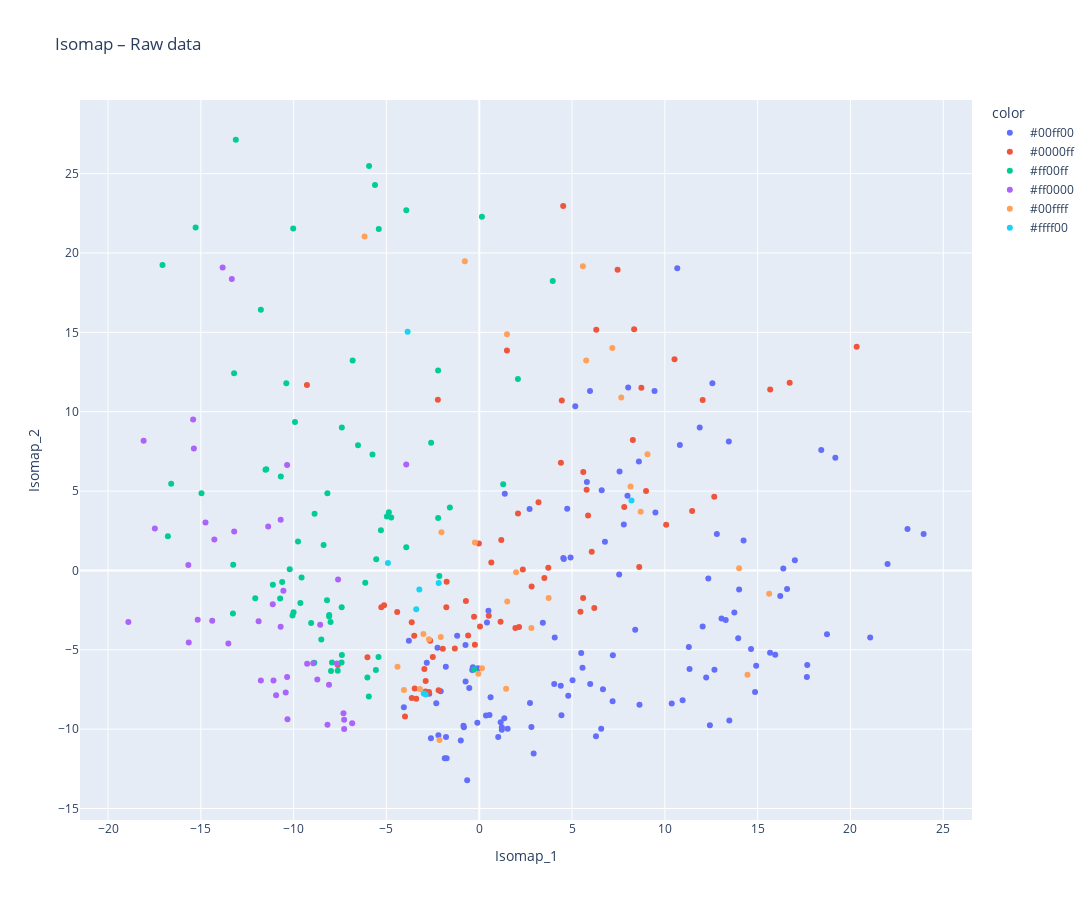
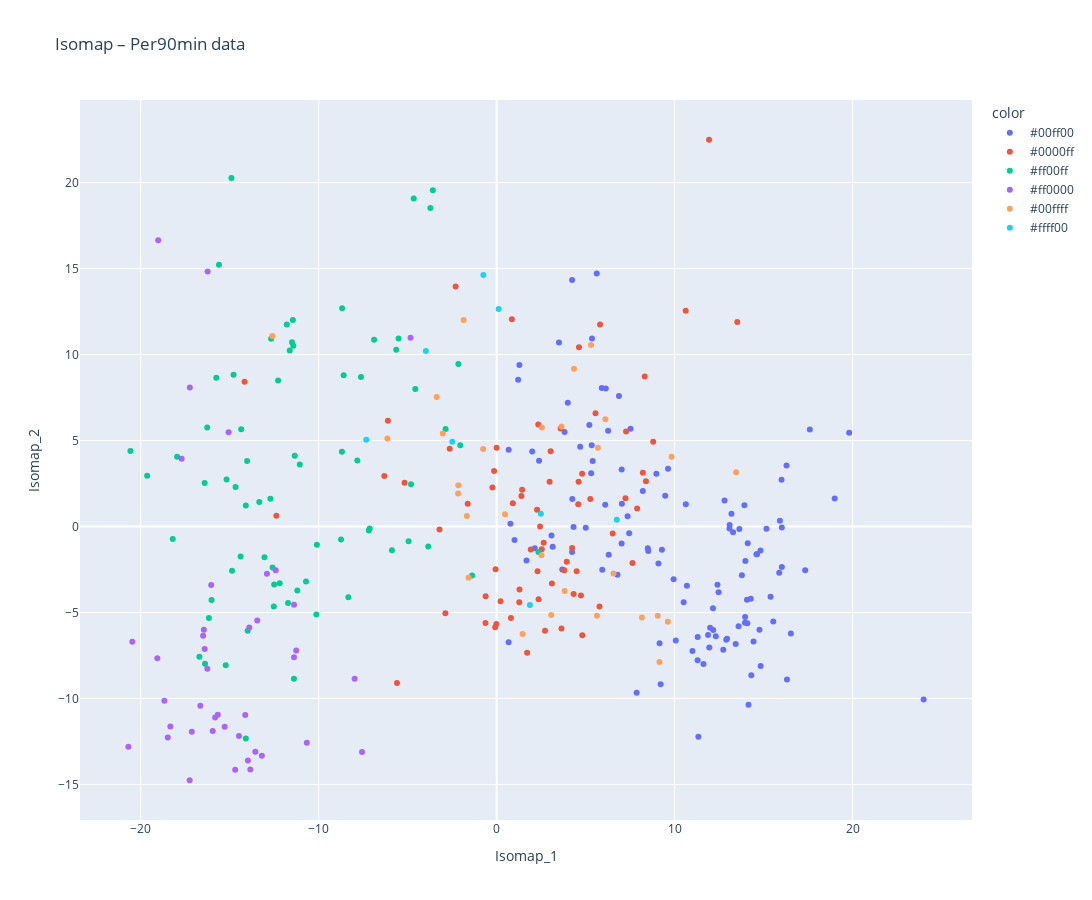

The notebook cell these images were saved under, in order:
### Markdown cell above
### Results display

### Code cell
position_colors = {
    'FW': np.array([255, 0, 0]),    # red
    'MF': np.array([0, 0, 255]),    # blue
    'DF': np.array([0, 255, 0]),  #  yellow
}

def color_from_position(positions):
    postitions = str(positions)
    position_list = positions.split(',')
    colors = np.array([position_colors[p] for p in position_list if p in position_colors])
    avg_color = np.sum(colors, axis=0)
    return '#%02x%02x%02x' % tuple(avg_color.astype(int))

def plot_isomap_interactive(X_iso, player_positions, data_num, title):
    df_plot = pd.DataFrame({
        'Isomap_1': X_iso[:, 0],
        'Isomap_2': X_iso[:, 1],
        'player_name': data_num.index,
        'color' : player_positions.apply(color_from_position)
    })
    
    fig = px.scatter(
        df_plot,
        x='Isomap_1', y='Isomap_2',
        hover_name='player_name',
        color='color',
        title=title,
        height=900, width=1100 
    )
    fig.show()

plot_isomap_interactive(X_iso_raw, player_positions_raw ,data_raw.set_index("player_name"), "Isomap – Raw data")
plot_isomap_interactive(X_iso_per90, player_positions_per90 ,data_per90.set_index("player_name"), "Isomap – Per90min data")

### Figure 1 — Plotly figure (JSON) as saved in the notebook; plotly's stock layout.template omitted (floating-point values rounded to 4 significant figures)
{"data": [{"hovertemplate": "<b>%{hovertext}</b><br><br>color=#00ff00<br>Isomap_1=%{x}<br>Isomap_2=%{y}<extra></extra>", "hovertext": ["Jordan Lefort", "Gautier Lloris", "Bafodé Diakité", "Moussa Niakhate", "Guela Doué", "Alexsandro Ribeiro", "Kenny Lala", "Florent Hanin", "Jubal", "Léo Pétrot", "Charlie Cresswell", "Facundo Medina", "Sergio Akieme", "Mark McKenzie", "Clément Akpa", "Michael Amir Murillo", "Brendan Chardonnet", "Thilo Kehrer", "Clinton Mata", "Mamadou Sarr", "Etienne Youte Kinkoue", "Mickael Nade", "Gideon Mensah", "Leonardo Balerdi", "Moïse Bombito", "Cédric Kipré", "Kelvin Amian", "Gabriel Suazo", "Modibo Sagnan", "Willian Pacho", "Dennis Appiah", "Ki-Jana Hoever", "Jonathan Gradit", "Djibril Sidibé", "Wilfried Singo", "Achraf Hakimi", "Vanderson", "Carlens Arcus", "Nicolas Pallois", "Dylan Batubinsika", "Lucas Beraldo", "Ainsley Maitland-Niles", "Aurélio Buta", "Dante", "Sinaly Diomande", "Youssouf Ndayishimiye", "Caio Henrique Oliveira Silva", "Thomas Meunier", "Nicolás Tagliafico", "Enzo Tchato", "Becir Omeragic", "Gabriel Gudmundsson", "Aïssa Mandi", "Marquinhos", "Abdoulaye Niakhate Ndiaye", "Joseph Okumu", "Hans Hateboer", "Massadio Haïdara", "Nuno Mendes", "Gabriel Osho", "Quentin Merlin", "Duje Ćaleta-Car", "Nathan Zeze", "Abdoulaye Bamba", "Christian Mawissa", "Christopher Wooh", "Derek Cornelius", "Przemysław Frankowski", "Malang Sarr", "Julien Le Cardinal", "Emmanuel Biumla", "Emmanuel Agbadou", "Arouna Sangante", "Lilian Brassier", "Falaye Sacko", "Leo Skiri Østigård", "Issiaga Sylla", "Timothee Pembele", "Abner", "Kevin Danso", "Yunis Abdelhamid", "Mohammed Salisu", "Saidou Sow", "Théo Sainte-Luce", "Paul Joly", "Abdukodir Khusanov", "Anthony Rouault", "Sael Kumbedi", "Marcus Coco", "Abakar Sylla", "Yael Mouanga", "Ulisses Garcia", "Jérémy Jacquet", "Ismaily", "Hiroki Sekine", "Lucas Hernández", "Mohamed Abdelmoneim", "Antoine Mendy", "Alidu Seidu", "Yoann Salmier", "Yvann Macon", "Jordan Amavi", "Maxime Bernauer", "Boubakar Kouyaté", "Lucas Mincarelli", "Mikayil Ngor Faye", "Abdulai Juma Bah", "Pol Lirola", "Luck Zogbé", "Rasmus Nicolaisen", "Nikola Maksimović", "Pierre Cornud", "Jordan Teze", "Andrew Omobamidele", "Jean-Kevin Duverne"], "legendgroup": "#00ff00", "marker": {"color": "#636efa", "symbol": "circle"}, "mode": "markers", "name": "#00ff00", "orientation": "v", "showlegend": true, "type": "scatter", "x": [21.06, 18.73, 22.0, 16.38, 19.19, 23.94, 12.56, 11.88, 14.92, 12.8, 17.65, 18.43, 6.597, 13.05, 13.74, 13.45, 14.86, 16.22, 14.24, 17.67, 13.47, 14.64, 10.81, 23.07, 15.95, 13.95, 4.557, 5.967, 11.33, 15.67, 7.986, 5.797, 12.34, 9.491, 14.0, 10.67, 9.444, 6.772, 12.23, 12.43, 17.0, 7.56, 4.529, 13.28, 11.29, 12.04, 5.174, 8.6, 7.789, 4.92, 7.184, 4.739, 8.403, 16.59, 10.37, 12.67, 7.538, 4.066, 8.023, 4.429, 1.376, 8.633, 6.664, 1.528, 5.493, 6.57, 10.96, 2.712, 5.977, 6.288, 1.349, 7.198, 4.391, 5.563, 0.5529, 4.795, -0.7414, -1.19, 0.4948, 5.027, 1.022, 4.04, 1.216, -2.827, 3.426, 1.154, 2.809, -2.249, -0.5389, 2.931, 0.3629, -3.791, 0.6102, 0.4164, -0.7361, 2.734, 1.215, -0.06143, -0.3451, -0.8274, -1.801, -0.3773, -0.993, -1.758, -2.077, -0.1025, -0.8513, -2.604, -2.694, -1.859, -2.199, -1.791, -4.063, -0.6516, -2.316], "xaxis": "x", "y": [-4.222, -4.029, 0.4042, 0.1139, 7.098, 2.301, 11.8, 9.007, -5.999, 2.291, -6.722, 7.595, 5.058, -3.032, -2.648, 8.122, -7.663, -1.617, 1.891, -5.958, -9.45, -4.951, 7.908, 2.605, -5.311, -4.272, 0.7151, 11.3, -6.214, -5.188, 4.712, 5.571, -0.5057, 3.644, -1.196, 19.04, 11.3, 1.814, -6.744, -9.757, 0.6452, 6.233, 0.7865, -3.123, -4.829, -3.534, 10.35, 6.87, 2.886, 0.8076, -8.25, 3.884, -3.744, -1.174, -8.38, -6.255, -0.2591, -4.232, 11.52, -9.119, 4.837, -8.455, -7.49, -9.975, -5.196, -9.971, -8.182, 3.877, -7.159, -10.45, -9.315, -5.344, -7.262, -6.139, -9.102, -7.889, -4.694, -4.117, -2.537, -6.918, -10.49, -7.156, -9.874, -5.819, -3.302, -9.569, -9.871, -4.873, -7.404, -11.54, -9.142, -4.437, -7.995, -3.288, -7.002, -8.352, -10.04, -6.161, -6.095, -9.875, -6.071, -6.276, -10.71, -11.83, -7.61, -9.589, -9.788, -10.58, -7.771, -11.83, -10.38, -10.49, -8.618, -13.22, -8.369], "yaxis": "y"}, {"hovertemplate": "<b>%{hovertext}</b><br><br>color=#0000ff<br>Isomap_1=%{x}<br>Isomap_2=%{y}<extra></extra>", "hovertext": ["Andrey Santos", "Valentin Atangana Edoa", "Cristian Cásseres Jr.", "Benjamin André", "Pierre Højbjerg", "Adrien Thomasson", "Pierre Ekwah Elimby", "Adrien Rabiot", "Hicham Boudaoui", "Vincent Sierro", "Téji Savanier", "Pedro Chirivella", "Elisha Owusu", "Corentin Tolisso", "Abdoulaye Touré", "Hugo Magnetti", "Douglas", "Andy Diouf", "Denis Zakaria", "Hamed Junior Traorè", "Azor Matusiwa", "Lamine Camara", "Johann Lepenant", "Vitinha", "Nemanja Matić", "Jean-Eudes Aholou", "Fabián Ruiz Peña", "Joris Chotard", "Haris Belkebla", "Jordan Ferri", "Benjamin Bouchouari", "Marshall Munetsi", "Rabby Nzingoula", "Neil El Aynaoui", "Jordan Veretout", "Pierre Lees-Melou", "Yassin Belkhdim", "Kévin Danois", "Amadou Koné", "André Gomes", "Florian Tardieu", "Tanner Tessmann", "Ngal'Ayel Mukau", "Jordan James", "Ayyoub Bouaddi", "Tanguy Ndombele", "Djaoui Cissé", "Rassoul Ndiaye", "Han-Noah Massengo", "Louis Mouton", "Aimen Moueffek", "Soungoutou Magassa", "Oussama Targhalline", "Junior Mwanga", "Baptiste Santamaria", "Mathis Amougou", "Seko Fofana", "Senny Mayulu", "Teddy Teuma", "Angel Gomes", "Assane Dioussé", "Glen Kamara", "Ismaël Bennacer", "Nampalys Mendy", "Mahamadou Diawara", "Maxence Caqueret", "Daler Kuzyaev", "John Joe", "Amine Harit"], "legendgroup": "#0000ff", "marker": {"color": "#EF553B", "symbol": "circle"}, "mode": "markers", "name": "#0000ff", "orientation": "v", "showlegend": true, "type": "scatter", "x": [12.04, 5.784, 10.52, 15.67, 20.34, 7.455, 12.66, 1.492, 4.447, 8.275, 4.522, 11.47, 6.198, 8.344, 4.399, 6.06, 8.987, -2.23, 5.605, -9.285, 7.811, 6.305, 1.188, 16.72, 10.07, 2.348, 8.734, 5.596, 5.453, 8.62, 3.192, -5.127, 0.6493, 2.087, 3.508, 5.862, 0.03949, -0.02015, 2.143, 2.82, 3.719, 1.948, -0.2798, -1.757, -0.2349, -4.42, 0.5118, -2.643, -2.708, -0.7187, -3.505, 1.148, -1.964, -2.503, -1.317, -2.887, -3.638, -5.277, -1.773, -6.024, -2.189, -3.477, -0.5987, -4.001, -2.893, -2.958, -3.637, -3.396, -7.622], "xaxis": "x", "y": [10.74, 5.09, 13.3, 11.4, 14.09, 18.94, 4.635, 13.86, 10.71, 8.222, 22.96, 3.742, -2.373, 15.2, 6.784, 1.173, 5.012, 10.75, 6.197, 11.68, 3.999, 15.17, 1.911, 11.83, 2.871, 0.05153, 11.5, -1.736, -2.598, 0.222, 4.292, -2.201, 0.5052, 3.584, -0.4723, 3.456, -3.531, 1.694, -3.568, -1.019, 0.1721, -3.624, -2.916, -0.7111, -4.683, -2.627, -2.857, -4.429, -7.657, -1.923, -4.111, -3.229, -4.94, -5.462, -4.926, -6.963, -3.262, -2.326, -2.316, -5.47, -7.55, -7.445, -4.1, -9.207, -7.63, -6.207, -8.044, -8.088, -5.962], "yaxis": "y"}, {"hovertemplate": "<b>%{hovertext}</b><br><br>color=#ff00ff<br>Isomap_1=%{x}<br>Isomap_2=%{y}<extra></extra>", "hovertext": ["Himad Abdelli", "Mason Greenwood", "Zuriko Davitashvili", "Gaëtan Perrin", "Junya Ito", "Mahdi Camara", "Keito Nakamura", "Moses Simon", "Arnaud Kalimuendo", "Evann Guessand", "Maghnes Akliouche", "Habib Diarra", "Yann Gboho", "Lassine Sinayoko", "Ludovic Blas", "Takumi Minamino", "Sebastian Nanasi", "Yassine Kechta", "Rayan Cherki", "Josué Casimir", "Issa Soumaré", "Zakaria Aboukhlal", "Breel Embolo", "Florian Sotoca", "Félix Lemaréchal", "Hákon Arnar Haraldsson", "Eliesse Ben Seghir", "Désiré Doué", "Joshua King", "Lee Kang-in", "Mohamed Ali Cho", "Mathias Pereira Lage", "Frank Magri", "Tanguy Coulibaly", "Anass Zaroury", "Kamory Doumbia", "Sorba Thomas", "Osame Sahraoui", "Abdallah Sima", "Shavy Babicka", "Aleksandr Golovin", "Wahbi Khazri", "Musa Al-Taamari", "Badredine Bouanani", "Matias Fernandez-Pardo", "Sofiane Diop", "Jeremie Boga", "Ernest Nuamah", "Amine Gouiri", "Angelo Fulgini", "Khalil Fayad", "Rémy Cabella", "Edon Zhegrova", "Ado Onaiwu", "Thiago Almada", "Antoine Joujou", "Romain Faivre", "Mamadou Diakhon", "Zinedine Ferhat", "Albert Grønbaek", "Jonathan Rowe", "Sekou Mara", "Saïd Benrahma", "Augustine Boakye", "Mathieu Cafaro", "Emmanuel Sabbi", "Rémy Labeau Lascary", "Yaya Kader Fofana", "Marco Asensio", "Ben Old", "Tino Kadewere"], "legendgroup": "#ff00ff", "marker": {"color": "#00cc96", "symbol": "circle"}, "mode": "markers", "name": "#ff00ff", "orientation": "v", "showlegend": true, "type": "scatter", "x": [3.959, -13.12, -17.07, -3.929, 0.1422, 2.083, -9.927, -15.28, -16.6, -11.77, -5.618, -2.592, -10.4, -13.21, -5.413, -7.403, -6.533, 1.29, -5.936, -10.69, -11.47, -16.78, -14.97, -1.583, -4.743, -5.753, -6.823, -10.02, -13.26, -2.217, -11.52, -8.873, -13.27, -9.057, -4.87, -2.153, -5.551, -8.181, -10.73, -9.637, -2.215, -7.412, -10.62, -9.766, -10.0, -8.386, -10.21, -6.142, -12.07, -5.297, -0.2728, -4.978, -9.573, -8.509, -3.934, -8.084, -8.202, -10.06, -7.419, -8.011, -11.12, -7.933, -8.087, -7.402, -5.568, -7.625, -7.986, -5.428, -8.889, -6.028, -5.951], "xaxis": "x", "y": [18.23, 27.13, 19.24, 22.7, 22.29, 12.06, 9.353, 21.61, 5.455, 16.42, 24.28, 8.039, 11.8, 12.42, 21.52, 8.998, 7.892, 5.424, 25.48, 5.922, 6.375, 2.155, 4.857, 3.96, 3.329, 7.296, 13.22, 21.54, 0.352, 12.6, 6.345, 3.564, -2.709, -3.319, 3.665, -0.3525, 0.6985, 4.863, -1.768, -2.057, 3.303, -2.326, -0.7253, 1.827, -2.636, 1.599, 0.06937, -0.7838, -1.756, 2.526, -6.235, 3.39, -0.4385, -4.352, 1.457, -2.813, -1.876, -2.843, -5.806, -3.249, -0.9056, -5.809, -2.895, -5.326, -6.281, -6.322, -6.338, -5.452, -5.821, -6.749, -7.937], "yaxis": "y"}, {"hovertemplate": "<b>%{hovertext}</b><br><br>color=#ff0000<br>Isomap_1=%{x}<br>Isomap_2=%{y}<extra></extra>", "hovertext": ["Matthis Abline", "Jonathan David", "Ludovic Ajorque", "Emanuel Emegha", "Bradley Barcola", "Alexandre Lacazette", "Farid El Melali", "Lucas Stassin", "Gaëtan Laborde", "Jim Allevinah", "Ousmane Dembélé", "Esteban Lepaul", "Oumar Diakité", "Malick Fofana", "M'Bala Nzola", "André Ayew", "Georges Mikautadze", "Romain Del Castillo", "Mostafa Mohamed", "Mika Biereth", "Arnaud Nordin", "Mama Samba Baldé", "Akor Adams", "Gonçalo Ramos", "Irvin Cardona", "Neal Maupay", "Ibrahima Niane", "Theo Bair", "Khvicha Kvaratskhelia", "Wesley Saïd", "Goduine Koyalipou", "Koka", "Ibrahim Sissoko", "George Ilenikhena", "Chuba Akpom", "Folarin Balogun", "Andy Delort", "Florian Ayé", "Elye Wahi", "Mohamed Meité", "Bamba Dieng"], "legendgroup": "#ff0000", "marker": {"color": "#ab63fa", "symbol": "circle"}, "mode": "markers", "name": "#ff0000", "orientation": "v", "showlegend": true, "type": "scatter", "x": [-18.08, -15.42, -15.67, -18.91, -13.33, -14.75, -15.38, -13.2, -14.27, -11.37, -13.83, -11.89, -10.55, -10.35, -14.39, -8.943, -17.48, -3.934, -10.7, -15.17, -7.607, -11.13, -11.77, -15.65, -8.571, -8.095, -13.52, -8.726, -10.7, -7.666, -10.35, -7.316, -9.273, -10.94, -10.43, -11.09, -7.278, -7.279, -10.33, -6.847, -8.178], "xaxis": "x", "y": [8.17, 9.512, 0.3471, -3.25, 18.36, 3.015, 7.679, 2.449, 1.95, 2.774, 19.09, -3.205, -1.287, 6.639, -3.172, -5.847, 2.645, 6.678, -3.55, -3.108, -0.5734, -2.128, -6.939, -4.547, -3.421, -7.199, -4.609, -6.875, 3.199, -5.857, -6.712, -8.997, -5.882, -7.86, -7.696, -6.934, -9.988, -9.412, -9.37, -9.631, -9.721], "yaxis": "y"}, {"hovertemplate": "<b>%{hovertext}</b><br><br>color=#00ffff<br>Isomap_1=%{x}<br>Isomap_2=%{y}<extra></extra>", "hovertext": ["Adrien Truffert", "Aron Dønnum", "Ismaël Doukouré", "Jean-Charles Castelletto", "Diego Moreira", "Dilane Bakwa", "Lorenz Assignon", "Jonathan Clauss", "Nicolas Cozza", "Warren Zaïre-Emery", "Geoffrey Kondogbia", "Melvin Bard", "João Neves", "Deiver Machado", "Pablo Rosario", "Valentin Rongier", "Ali Abdi", "Nhoa Sangui", "Valentín Barco", "Mory Gbane", "Ruben Aguilar", "Jaydee Canvot", "Edimilson Fernandes", "Warren Kamanzi", "Louis Leroux", "Tom Louchet", "Rayan Raveloson", "Jhoanner Chávez", "Fodé Ballo-Touré"], "legendgroup": "#00ffff", "marker": {"color": "#FFA15A", "symbol": "circle"}, "mode": "markers", "name": "#00ffff", "orientation": "v", "showlegend": true, "type": "scatter", "x": [7.17, 5.584, 15.62, 14.45, -0.7771, -6.179, 5.761, 1.494, 3.739, 9.064, 14.0, 8.151, 7.652, -0.2346, 2.808, 8.699, -2.037, -2.073, 1.508, 1.448, 1.983, -0.04721, 0.1472, -3.008, -4.404, -2.71, -3.197, -4.057, -2.144], "xaxis": "x", "y": [14.02, 19.16, -1.464, -6.573, 19.48, 21.04, 13.23, 14.88, -1.737, 7.326, 0.1371, 5.289, 10.9, 1.754, -3.635, 3.705, 2.406, -4.189, -1.957, -7.455, -0.1076, -6.509, -6.161, -3.998, -6.068, -4.34, -7.472, -7.539, -10.69], "yaxis": "y"}, {"hovertemplate": "<b>%{hovertext}</b><br><br>color=#ffff00<br>Isomap_1=%{x}<br>Isomap_2=%{y}<extra></extra>", "hovertext": ["Luis Henrique", "Loïc Nego", "Lilian Raolisoa", "Christopher Operi", "Mitchel Bakker", "Yanis Zouaoui", "Jacques Ekomie", "Krépin Diatta"], "legendgroup": "#ffff00", "marker": {"color": "#19d3f3", "symbol": "circle"}, "mode": "markers", "name": "#ffff00", "orientation": "v", "showlegend": true, "type": "scatter", "x": [-3.859, 8.202, -3.395, -2.185, -4.92, -3.228, -2.891, -2.99], "xaxis": "x", "y": [15.03, 4.399, -2.446, -0.7864, 0.4621, -1.194, -7.814, -7.759], "yaxis": "y"}], "layout": {"height": 900, "legend": {"title": {"text": "color"}, "tracegroupgap": 0}, "title": {"text": "Isomap – Raw data"}, "width": 1100, "xaxis": {"anchor": "y", "domain": [0, 1], "title": {"text": "Isomap_1"}}, "yaxis": {"anchor": "x", "domain": [0, 1], "title": {"text": "Isomap_2"}}}}

### Figure 2 — Plotly figure (JSON) as saved in the notebook; plotly's stock layout.template omitted (floating-point values rounded to 4 significant figures)
{"data": [{"hovertemplate": "<b>%{hovertext}</b><br><br>color=#00ff00<br>Isomap_1=%{x}<br>Isomap_2=%{y}<extra></extra>", "hovertext": ["Jordan Lefort", "Gautier Lloris", "Bafodé Diakité", "Moussa Niakhate", "Guela Doué", "Alexsandro Ribeiro", "Kenny Lala", "Florent Hanin", "Jubal", "Léo Pétrot", "Charlie Cresswell", "Facundo Medina", "Sergio Akieme", "Mark McKenzie", "Clément Akpa", "Michael Amir Murillo", "Brendan Chardonnet", "Thilo Kehrer", "Clinton Mata", "Mamadou Sarr", "Etienne Youte Kinkoue", "Mickael Nade", "Gideon Mensah", "Leonardo Balerdi", "Moïse Bombito", "Cédric Kipré", "Kelvin Amian", "Gabriel Suazo", "Modibo Sagnan", "Willian Pacho", "Dennis Appiah", "Ki-Jana Hoever", "Jonathan Gradit", "Djibril Sidibé", "Wilfried Singo", "Achraf Hakimi", "Vanderson", "Carlens Arcus", "Nicolas Pallois", "Dylan Batubinsika", "Lucas Beraldo", "Ainsley Maitland-Niles", "Aurélio Buta", "Dante", "Sinaly Diomande", "Youssouf Ndayishimiye", "Caio Henrique Oliveira Silva", "Thomas Meunier", "Nicolás Tagliafico", "Enzo Tchato", "Becir Omeragic", "Gabriel Gudmundsson", "Aïssa Mandi", "Marquinhos", "Abdoulaye Niakhate Ndiaye", "Joseph Okumu", "Hans Hateboer", "Massadio Haïdara", "Nuno Mendes", "Gabriel Osho", "Quentin Merlin", "Duje Ćaleta-Car", "Nathan Zeze", "Abdoulaye Bamba", "Christian Mawissa", "Christopher Wooh", "Derek Cornelius", "Przemysław Frankowski", "Malang Sarr", "Julien Le Cardinal", "Emmanuel Biumla", "Emmanuel Agbadou", "Arouna Sangante", "Lilian Brassier", "Falaye Sacko", "Leo Skiri Østigård", "Issiaga Sylla", "Timothee Pembele", "Abner", "Kevin Danso", "Yunis Abdelhamid", "Mohammed Salisu", "Saidou Sow", "Théo Sainte-Luce", "Paul Joly", "Abdukodir Khusanov", "Anthony Rouault", "Sael Kumbedi", "Marcus Coco", "Abakar Sylla", "Yael Mouanga", "Ulisses Garcia", "Jérémy Jacquet", "Ismaily", "Hiroki Sekine", "Lucas Hernández", "Mohamed Abdelmoneim", "Antoine Mendy", "Alidu Seidu", "Yoann Salmier", "Yvann Macon", "Jordan Amavi", "Maxime Bernauer", "Boubakar Kouyaté", "Lucas Mincarelli", "Mikayil Ngor Faye", "Abdulai Juma Bah", "Pol Lirola", "Luck Zogbé", "Rasmus Nicolaisen", "Nikola Maksimović", "Pierre Cornud", "Jordan Teze", "Andrew Omobamidele", "Jean-Kevin Duverne"], "legendgroup": "#00ff00", "marker": {"color": "#636efa", "symbol": "circle"}, "mode": "markers", "name": "#00ff00", "orientation": "v", "showlegend": true, "type": "scatter", "x": [14.06, 12.15, 14.6, 13.08, 9.469, 15.92, 5.905, 5.395, 11.62, 6.296, 13.95, 9.629, 0.7738, 9.153, 10.51, 7.523, 13.59, 13.64, 10.63, 13.96, 14.31, 14.08, 3.816, 17.6, 14.28, 13.78, 3.686, 1.277, 11.3, 15.87, 5.311, 2.384, 9.09, 7.023, 13.19, 4.24, 3.996, 4.32, 12.32, 13.43, 16.01, 5.205, 3.08, 13.09, 10.06, 13.28, 3.501, 6.871, 6.1, 4.25, 11.88, 1.997, 12.8, 19.81, 14.43, 16.02, 8.973, 3.147, 5.624, 9.214, 1.207, 14.77, 12.17, 7.867, 9.942, 12.94, 18.99, 5.357, 14.82, 15.54, 11.29, 15.16, 13.98, 13.92, 8.518, 12.47, 5.005, 1.676, 4.693, 14.63, 14.15, 14.11, 14.83, 0.6724, 6.132, 12.9, 15.39, 1.002, 7.02, 16.31, 11.0, 0.6759, 10.69, 6.264, 7.359, 16.29, 12.4, 8.49, 7.036, 11.95, 2.143, 8.212, 17.33, 11.33, 6.789, 16.02, 12.73, 7.446, 4.238, 16.53, 11.99, 9.285, 5.341, 23.99, 5.934], "xaxis": "x", "y": [-4.263, -4.753, -1.611, -0.1106, 1.787, 0.3373, 8.051, 3.817, -8.0, -1.637, -5.602, 3.357, 0.1572, -6.796, -4.398, 5.68, -5.799, -0.1419, 1.295, -5.264, -8.656, -5.623, 5.497, 5.65, -4.205, -2.836, -2.505, 9.389, -6.429, -2.695, 3.103, 3.828, -2.153, 3.315, 0.7493, 14.33, 7.201, -0.03459, -6.38, -6.835, 2.717, 5.91, -0.5175, 0.08807, -6.632, -0.3351, 10.71, 7.597, 1.27, 1.596, -6.312, 4.359, 1.51, 5.458, -6.686, -2.352, 3.066, -1.182, 14.71, -9.176, 8.539, -6.01, -6.011, -9.667, -3.066, -6.534, 1.635, 10.93, -1.399, -5.528, -7.772, -0.1227, -2.01, 1.231, -1.425, -3.822, -0.07128, -1.97, 4.64, -1.613, -10.37, -0.968, -8.113, -6.73, 8.027, -6.586, -4.088, -0.7828, -0.9811, -8.902, -7.241, 4.469, -3.441, 5.568, 0.6027, 3.544, -3.387, -1.258, 1.327, -7.029, -1.266, 2.06, -2.546, -12.22, -2.808, -0.05335, -7.17, -0.3918, -1.481, -6.221, -5.883, -1.345, 4.726, -10.06, -2.516], "yaxis": "y"}, {"hovertemplate": "<b>%{hovertext}</b><br><br>color=#0000ff<br>Isomap_1=%{x}<br>Isomap_2=%{y}<extra></extra>", "hovertext": ["Andrey Santos", "Valentin Atangana Edoa", "Cristian Cásseres Jr.", "Benjamin André", "Pierre Højbjerg", "Adrien Thomasson", "Pierre Ekwah Elimby", "Adrien Rabiot", "Hicham Boudaoui", "Vincent Sierro", "Téji Savanier", "Pedro Chirivella", "Elisha Owusu", "Corentin Tolisso", "Abdoulaye Touré", "Hugo Magnetti", "Douglas", "Andy Diouf", "Denis Zakaria", "Hamed Junior Traorè", "Azor Matusiwa", "Lamine Camara", "Johann Lepenant", "Vitinha", "Nemanja Matić", "Jean-Eudes Aholou", "Fabián Ruiz Peña", "Joris Chotard", "Haris Belkebla", "Jordan Ferri", "Benjamin Bouchouari", "Marshall Munetsi", "Rabby Nzingoula", "Neil El Aynaoui", "Jordan Veretout", "Pierre Lees-Melou", "Yassin Belkhdim", "Kévin Danois", "Amadou Koné", "André Gomes", "Florian Tardieu", "Tanner Tessmann", "Ngal'Ayel Mukau", "Jordan James", "Ayyoub Bouaddi", "Tanguy Ndombele", "Djaoui Cissé", "Rassoul Ndiaye", "Han-Noah Massengo", "Louis Mouton", "Aimen Moueffek", "Soungoutou Magassa", "Oussama Targhalline", "Junior Mwanga", "Baptiste Santamaria", "Mathis Amougou", "Seko Fofana", "Senny Mayulu", "Teddy Teuma", "Angel Gomes", "Assane Dioussé", "Glen Kamara", "Ismaël Bennacer", "Nampalys Mendy", "Mahamadou Diawara", "Maxence Caqueret", "Daler Kuzyaev", "John Joe", "Amine Harit"], "legendgroup": "#0000ff", "marker": {"color": "#EF553B", "symbol": "circle"}, "mode": "markers", "name": "#0000ff", "orientation": "v", "showlegend": true, "type": "scatter", "x": [2.535, -0.6284, 1.392, 7.236, 13.52, -0.001001, 6.52, -2.638, -1.625, 2.975, -2.306, 8.387, 2.716, 3.594, -0.08167, 3.105, 3.799, -6.312, 2.437, -12.38, 4.24, 0.8549, -0.6197, 10.62, 8.793, 0.8023, 4.623, 4.738, 5.777, 8.215, 1.43, -5.6, -0.0622, 3.032, 5.262, 5.554, 1.711, -0.2361, 3.94, 7.271, 8.32, 7.891, 1.916, -0.1455, 2.355, -3.212, 4.801, 0.2195, 3.64, 0.9072, -2.881, 4.605, 2.298, 2.642, 4.492, -0.01472, 2.338, -6.11, 5.811, -5.173, 7.632, 4.583, 11.93, 4.324, 1.271, 2.271, 4.811, 1.283, -14.16], "xaxis": "x", "y": [-1.324, -5.612, 1.775, 1.639, 11.89, 4.581, -0.4116, 4.525, 1.328, 2.603, 13.96, 2.639, -6.057, 5.7, -5.861, -3.319, -2.539, 2.935, 0.0001708, 0.6235, -1.252, 12.06, -4.051, 12.55, 4.925, -5.322, 10.42, -4.017, -4.655, 3.129, 2.132, -9.104, -2.486, 4.381, 1.6, 6.589, -7.341, 2.266, -2.045, 5.533, 8.72, 1.043, -1.335, 3.228, -4.23, -0.1663, 3.068, -4.347, -5.925, 1.351, -5.05, 2.608, -2.607, -0.9376, -2.6, -5.676, 5.935, 6.156, 11.75, 2.542, -2.115, 1.299, 22.5, -3.93, -4.411, 0.9714, -6.331, -3.66, 8.422], "yaxis": "y"}, {"hovertemplate": "<b>%{hovertext}</b><br><br>color=#ff00ff<br>Isomap_1=%{x}<br>Isomap_2=%{y}<extra></extra>", "hovertext": ["Himad Abdelli", "Mason Greenwood", "Zuriko Davitashvili", "Gaëtan Perrin", "Junya Ito", "Mahdi Camara", "Keito Nakamura", "Moses Simon", "Arnaud Kalimuendo", "Evann Guessand", "Maghnes Akliouche", "Habib Diarra", "Yann Gboho", "Lassine Sinayoko", "Ludovic Blas", "Takumi Minamino", "Sebastian Nanasi", "Yassine Kechta", "Rayan Cherki", "Josué Casimir", "Issa Soumaré", "Zakaria Aboukhlal", "Breel Embolo", "Florian Sotoca", "Félix Lemaréchal", "Hákon Arnar Haraldsson", "Eliesse Ben Seghir", "Désiré Doué", "Joshua King", "Lee Kang-in", "Mohamed Ali Cho", "Mathias Pereira Lage", "Frank Magri", "Tanguy Coulibaly", "Anass Zaroury", "Kamory Doumbia", "Sorba Thomas", "Osame Sahraoui", "Abdallah Sima", "Shavy Babicka", "Aleksandr Golovin", "Wahbi Khazri", "Musa Al-Taamari", "Badredine Bouanani", "Matias Fernandez-Pardo", "Sofiane Diop", "Jeremie Boga", "Ernest Nuamah", "Amine Gouiri", "Angelo Fulgini", "Khalil Fayad", "Rémy Cabella", "Edon Zhegrova", "Ado Onaiwu", "Thiago Almada", "Antoine Joujou", "Romain Faivre", "Mamadou Diakhon", "Zinedine Ferhat", "Albert Grønbaek", "Jonathan Rowe", "Sekou Mara", "Saïd Benrahma", "Augustine Boakye", "Mathieu Cafaro", "Emmanuel Sabbi", "Rémy Labeau Lascary", "Yaya Kader Fofana", "Marco Asensio", "Ben Old", "Tino Kadewere"], "legendgroup": "#ff00ff", "marker": {"color": "#00cc96", "symbol": "circle"}, "mode": "markers", "name": "#ff00ff", "orientation": "v", "showlegend": true, "type": "scatter", "x": [-2.867, -14.35, -15.17, -11.45, -6.883, -3.845, -12.59, -15.75, -13.99, -13.05, -11.5, -4.947, -14.09, -14.87, -12.67, -10.1, -7.827, -1.378, -14.9, -11.2, -12.5, -16.7, -16.17, -4.812, -5.882, -7.624, -11.79, -15.6, -15.22, -4.66, -14.67, -8.694, -14.09, -10.13, -5.643, -2.045, -4.572, -12.28, -16.39, -12.19, -2.151, -7.184, -18.2, -14.02, -16.41, -8.596, -16.26, -11.06, -19.64, -8.682, 2.347, -3.724, -14.78, -11.72, -3.585, -13.34, -11.34, -17.95, -5.513, -12.71, -20.58, -11.39, -11.43, -14.38, -8.742, -12.52, -16.02, -7.134, -11.63, -10.71, -8.333], "xaxis": "x", "y": [5.671, 5.661, 2.741, 12.01, 10.86, -1.157, -2.381, 8.654, -6.065, -1.783, 10.72, -0.8592, 1.229, -2.572, 10.92, -1.055, 3.834, -2.853, 20.26, -3.716, -3.367, -7.567, -5.314, 2.454, -1.376, 8.701, 11.75, 15.22, -8.062, 19.08, 2.302, 4.353, -12.33, -5.119, 10.28, 4.729, 7.995, 8.486, -7.982, -3.301, 9.455, -0.2333, -0.7211, 3.808, 2.531, 8.803, 5.757, 3.604, 2.949, 12.7, -1.489, 18.52, 8.822, -4.442, 19.55, 1.427, 4.117, 4.054, 10.94, 1.616, 4.386, -8.852, 10.51, -1.747, -0.7514, -4.653, -4.276, -0.1155, 10.24, -3.204, -4.12], "yaxis": "y"}, {"hovertemplate": "<b>%{hovertext}</b><br><br>color=#ff0000<br>Isomap_1=%{x}<br>Isomap_2=%{y}<extra></extra>", "hovertext": ["Matthis Abline", "Jonathan David", "Ludovic Ajorque", "Emanuel Emegha", "Bradley Barcola", "Alexandre Lacazette", "Farid El Melali", "Lucas Stassin", "Gaëtan Laborde", "Jim Allevinah", "Ousmane Dembélé", "Esteban Lepaul", "Oumar Diakité", "Malick Fofana", "M'Bala Nzola", "André Ayew", "Georges Mikautadze", "Romain Del Castillo", "Mostafa Mohamed", "Mika Biereth", "Arnaud Nordin", "Mama Samba Baldé", "Akor Adams", "Gonçalo Ramos", "Irvin Cardona", "Neal Maupay", "Ibrahima Niane", "Theo Bair", "Khvicha Kvaratskhelia", "Wesley Saïd", "Goduine Koyalipou", "Koka", "Ibrahim Sissoko", "George Ilenikhena", "Chuba Akpom", "Folarin Balogun", "Andy Delort", "Florian Ayé", "Elye Wahi", "Mohamed Meité", "Bamba Dieng"], "legendgroup": "#ff0000", "marker": {"color": "#ab63fa", "symbol": "circle"}, "mode": "markers", "name": "#ff0000", "orientation": "v", "showlegend": true, "type": "scatter", "x": [-16.45, -13.45, -13.19, -15.67, -17.24, -16.26, -17.7, -13.9, -16.4, -11.38, -19.02, -14.13, -11.39, -15.06, -15.82, -10.67, -16.04, -4.837, -14.48, -19.07, -12.41, -16.49, -17.13, -18.33, -12.91, -11.26, -18.67, -13.97, -16.24, -7.98, -16.65, -7.565, -14.69, -15.95, -18.48, -20.47, -13.84, -13.56, -17.25, -15.28, -20.69], "xaxis": "x", "y": [-6.003, -5.466, -13.33, -10.95, 8.09, -8.266, 3.936, -5.871, -7.123, -4.553, 16.65, -10.96, -7.609, 5.478, -11.1, -12.58, -3.4, 10.98, -12.18, -7.664, -2.539, -6.35, -11.94, -11.63, -2.747, -7.215, -10.13, -13.6, 14.84, -8.856, -10.42, -13.11, -14.14, -11.89, -12.26, -6.695, -14.13, -13.1, -14.76, -11.64, -12.81], "yaxis": "y"}, {"hovertemplate": "<b>%{hovertext}</b><br><br>color=#00ffff<br>Isomap_1=%{x}<br>Isomap_2=%{y}<extra></extra>", "hovertext": ["Adrien Truffert", "Aron Dønnum", "Ismaël Doukouré", "Jean-Charles Castelletto", "Diego Moreira", "Dilane Bakwa", "Lorenz Assignon", "Jonathan Clauss", "Nicolas Cozza", "Warren Zaïre-Emery", "Geoffrey Kondogbia", "Melvin Bard", "João Neves", "Deiver Machado", "Pablo Rosario", "Valentin Rongier", "Ali Abdi", "Nhoa Sangui", "Valentín Barco", "Mory Gbane", "Ruben Aguilar", "Jaydee Canvot", "Edimilson Fernandes", "Warren Kamanzi", "Louis Leroux", "Tom Louchet", "Rayan Raveloson", "Jhoanner Chávez", "Fodé Ballo-Touré"], "legendgroup": "#00ffff", "marker": {"color": "#FFA15A", "symbol": "circle"}, "mode": "markers", "name": "#00ffff", "orientation": "v", "showlegend": true, "type": "scatter", "x": [-0.7599, -3.369, 9.052, 9.146, -6.14, -12.6, -3.026, -1.857, 3.067, 6.107, 13.45, 3.647, 5.301, -2.165, 1.46, 9.827, -2.156, 2.52, 5.689, 9.621, 4.345, 5.635, 8.162, -1.672, -1.58, 2.539, 3.822, 0.4695, 6.567], "xaxis": "x", "y": [4.514, 7.535, -5.19, -7.879, 5.12, 11.08, 5.41, 12.0, -5.149, 6.241, 3.155, 5.816, 10.56, 1.922, -6.254, 4.056, 2.396, -1.669, 4.587, -5.541, 9.177, -5.191, -5.29, 0.618, -2.98, 5.752, -3.749, 0.7122, -2.727], "yaxis": "y"}, {"hovertemplate": "<b>%{hovertext}</b><br><br>color=#ffff00<br>Isomap_1=%{x}<br>Isomap_2=%{y}<extra></extra>", "hovertext": ["Luis Henrique", "Loïc Nego", "Lilian Raolisoa", "Christopher Operi", "Mitchel Bakker", "Yanis Zouaoui", "Jacques Ekomie", "Krépin Diatta"], "legendgroup": "#ffff00", "marker": {"color": "#19d3f3", "symbol": "circle"}, "mode": "markers", "name": "#ffff00", "orientation": "v", "showlegend": true, "type": "scatter", "x": [-7.326, 2.486, -2.493, 0.1154, -3.977, -0.7448, 1.869, 6.752], "xaxis": "x", "y": [5.049, 0.7373, 4.932, 12.66, 10.22, 14.62, -4.562, 0.3986], "yaxis": "y"}], "layout": {"height": 900, "legend": {"title": {"text": "color"}, "tracegroupgap": 0}, "title": {"text": "Isomap – Per90min data"}, "width": 1100, "xaxis": {"anchor": "y", "domain": [0, 1], "title": {"text": "Isomap_1"}}, "yaxis": {"anchor": "x", "domain": [0, 1], "title": {"text": "Isomap_2"}}}}
